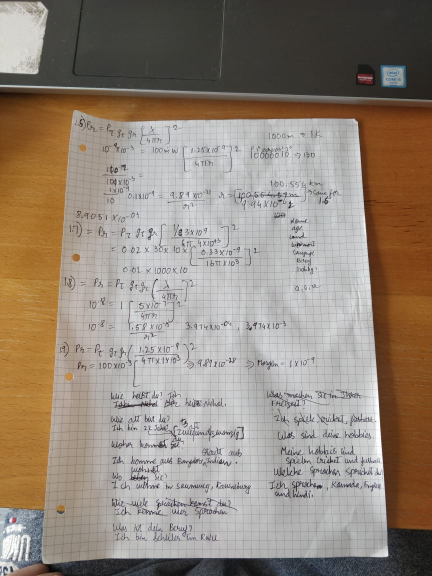
#> input picture Picture.jpeg, 864 x 1152 px, found by its file name (shown at 1/2 size)
$ jupyter execute Scanner.ipynb
#> lines starting #> are read from the running program, lines starting #| are printed output that depends on the picture; after the words box and inside, x2 and y2 are one past the last pixel; in counts of white or black regions, pixels touching at a corner belong together
[cell 1]
import numpy as np
import imutils
import cv2
from skimage.filters import threshold_local
import matplotlib.pyplot as plt
plt.rcParams['figure.figsize'] = [16,10]

[cell 2]
# load the image and compute the ratio of the old height
# to the new height, clone it, and resize it

image = cv2.imread('Picture.jpeg')
#> image is the input picture: shape (1152, 864, 3); mean B, G, R 122.4, 134.6, 147
ratio = image.shape[0] / 500.0
#> ratio = 2.3
orig = image.copy()
image = imutils.resize(image, height=500)
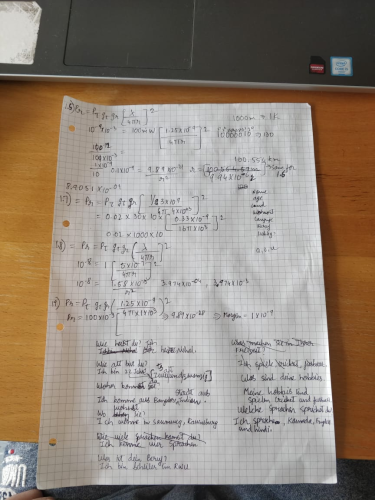
#> image: shape (500, 375, 3); mean B, G, R 122.4, 134.6, 147

[cell 3]
plt.imshow(orig)

[cell 4]
# convert the image to grayscale, blur it, and find edges
# in the image

gray = cv2.cvtColor(image, cv2.COLOR_BGR2GRAY)
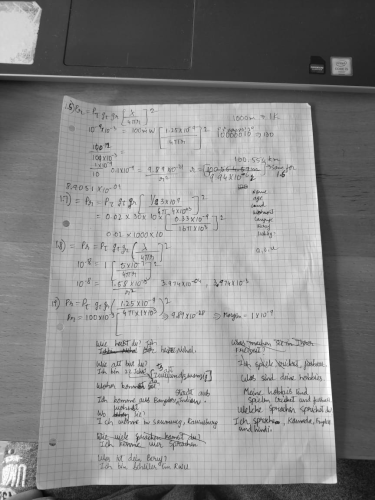
#> gray: shape (500, 375); min 7, max 254, mean 136.9
gary = cv2.GaussianBlur(gray, (5,5), 0)
edged = cv2.Canny(gray, 75, 200) # minVal, maxVal
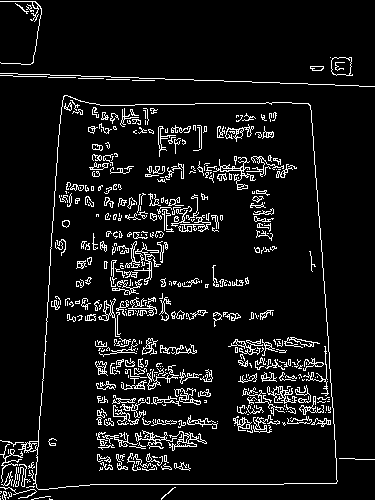
#> edged: shape (500, 375); 7.8% white in thin lines or dots

[cell 5]
dispImage = cv2.cvtColor(edged.copy(), cv2.COLOR_GRAY2RGB)
#> dispImage: shape (500, 375, 3); 7.8% white in thin lines or dots
plt.imshow(dispImage)

[cell 6]
# find the contours in the edged image, keeping only the
# largest five, and initialize the screen contour
contours = cv2.findContours(edged.copy(), cv2.RETR_LIST, cv2.CHAIN_APPROX_SIMPLE)
#> contours = 836 contours, 699 with area under 20; largest, box (x1, y1, x2, y2) and area: (18, 95, 338, 490) 105474, (35, 95, 338, 490) 105333, (331, 57, 353, 76) 322, (331, 57, 352, 76) 315, (168, 431, 207, 451) 184
contours = imutils.grab_contours(contours)
contours = sorted(contours, key = cv2.contourArea, reverse = True)[:5]
#> contours = 5 contours; box (x1, y1, x2, y2) and area: (18, 95, 338, 490) 105474, (35, 95, 338, 490) 105333, (331, 57, 353, 76) 322, (331, 57, 352, 76) 315, (168, 431, 207, 451) 184

for c in contours:
    perimeter = cv2.arcLength(c, True) # (curve, closed = True/False)
    approx = cv2.approxPolyDP(c, 0.02 * perimeter, True)

    # if our approximated contour has four points
    if len(approx) == 4:
        screenContour = approx
        break
#> this loop made 1 pass
#> (perimeter, screenContour) on pass 1: (1463.2, [[64, 95], [33, 484], [336, 483], [310, 105]])

[cell 7]
cv2.drawContours(image, [screenContour], -1, (255,0,0), 3 ) # -1 => draw all contours, (color), thickness
dispImage = cv2.cvtColor(image.copy(), cv2.COLOR_BGR2RGB)
print(screenContour)
#| [[[ 64  95]]
#|  [[ 33 484]]
#|  [[336 483]]
#|  [[310 105]]]
plt.subplot(1, 2, 1)
plt.imshow(dispImage)

cv2.drawContours(image, screenContour, -1, (0,255,0), 8 ) # -1 => draw all contours, (color), thickness
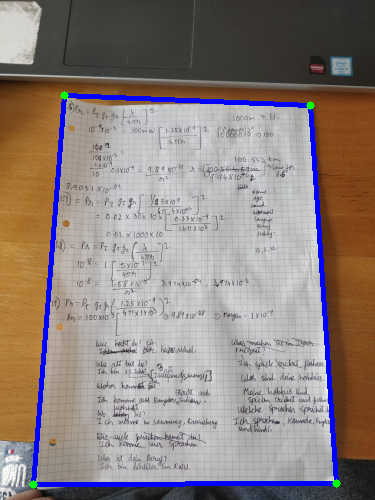
#> image: shape (500, 375, 3); mean B, G, R 126.8, 130, 141.5
corners = cv2.cvtColor(image.copy(), cv2.COLOR_BGR2RGB)
plt.subplot(1, 2, 2)
plt.imshow(corners)

[cell 8]
def order_points(pts):
    rect = np.zeros((4, 2), dtype = "float32")

    # the top-left point will have the smallest sum, whereas the bottom-right point will have the largest sum
    s = pts.sum(axis = 1)
#> s = [366.3, 1191.2, 1887, 956.2]
    rect[0] = pts[np.argmin(s)]
    rect[2] = pts[np.argmax(s)]

    # the top-right point will have the smallest difference, whereas the bottom-left will have the largest
    # difference
    diff = np.diff(pts, axis = 1)
#> diff = [71.42, 1039.1, 338.7, -472.3]
    rect[1] = pts[np.argmin(diff)]
    rect[3] = pts[np.argmax(diff)]

    return rect

[cell 9]
def four_point_transform(image, pts):
    # obtain a consistent order of the points and unpack them individually
    rect = order_points(pts)
#> rect = [[147.5, 218.9], [714.2, 241.9], [774.1, 1112.8], [76.03, 1115.1]]

    (tl, tr, br, bl) = rect
#> tl = [147.5, 218.9]; tr = [714.2, 241.9]; br = [774.1, 1112.8]; bl = [76.03, 1115.1]

    # compute the width of the new image, which will be the maximum distance between bottom-right and bottom-left
    # x-coordiates or the top-right and top-left x-coordinates
    widthA = np.sqrt(((br[0] - bl[0]) ** 2) + ((br[1] - bl[1]) ** 2))
#> widthA = 698.1
    widthB = np.sqrt(((tr[0] - tl[0]) ** 2) + ((tr[1] - tl[1]) ** 2))
#> widthB = 567.3
    maxWidth = max(int(widthA), int(widthB))
#> maxWidth = 698

    # compute the height of the new image, which will be the maximum distance between the top-right and bottom-right
    # y-coordinates or the top-left and bottom-left y-coordinates
    heightA = np.sqrt(((tr[0] - br[0]) ** 2) + ((tr[1] - br[1]) ** 2))
#> heightA = 873
    heightB = np.sqrt(((tl[0] - bl[0]) ** 2) + ((tl[1] - bl[1]) ** 2))
#> heightB = 899.1
    maxHeight = max(int(heightA), int(heightB))
#> maxHeight = 899

    destinationPoints = np.array([
        [0, 0],
        [maxWidth - 1, 0],
        [maxWidth - 1, maxHeight - 1],
        [0, maxHeight - 1]
    ], dtype = "float32")
#> destinationPoints = [[0, 0], [697, 0], [697, 898], [0, 898]]

    # compute the perspective transform matrix and then apply it
    mapped = cv2.getPerspectiveTransform(rect, destinationPoints)
#> mapped = [[1.25, 0.0997, -206.3], [-0.0527, 1.3, -275.8], [-6.25e-05, 0.000271, 1]]
    warped = cv2.warpPerspective(image, mapped, (maxWidth, maxHeight))
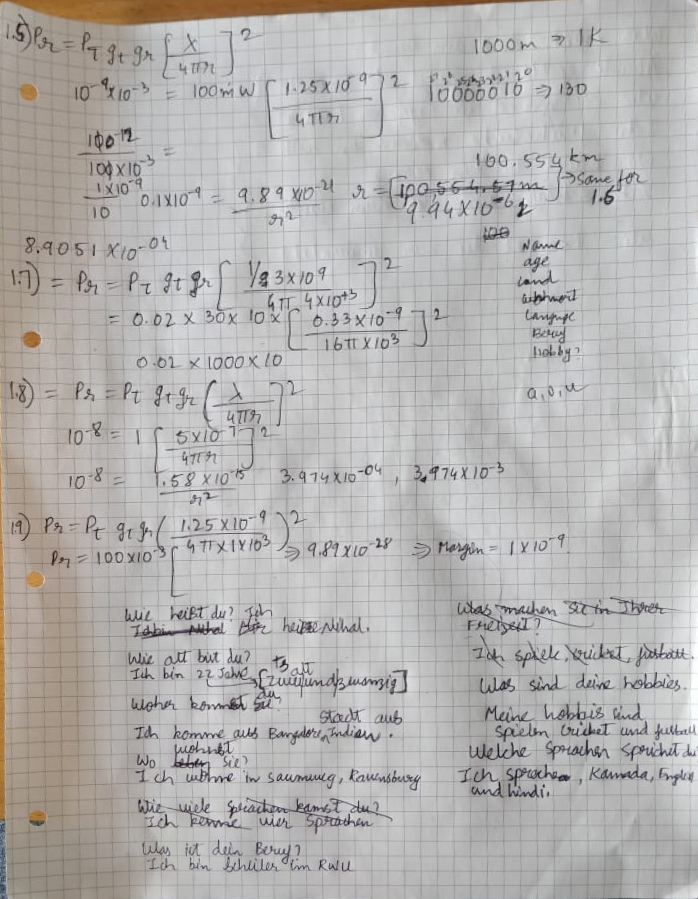
#> warped: shape (899, 698, 3); mean B, G, R 176.4, 177.9, 179.9
    plt.imshow(warped)
    return warped

[cell 10]
# apply the four point transform to obtain a top-down view of the original image
warped = four_point_transform(orig, screenContour.reshape(4, 2) * ratio)

# convert the warped image to grayscale, then threshold it to give it that 'black and white' paper effect
warped = cv2.cvtColor(warped, cv2.COLOR_BGR2GRAY)
#> warped: shape (899, 698)
T = threshold_local(warped, 11, offset = 10, method = "gaussian")
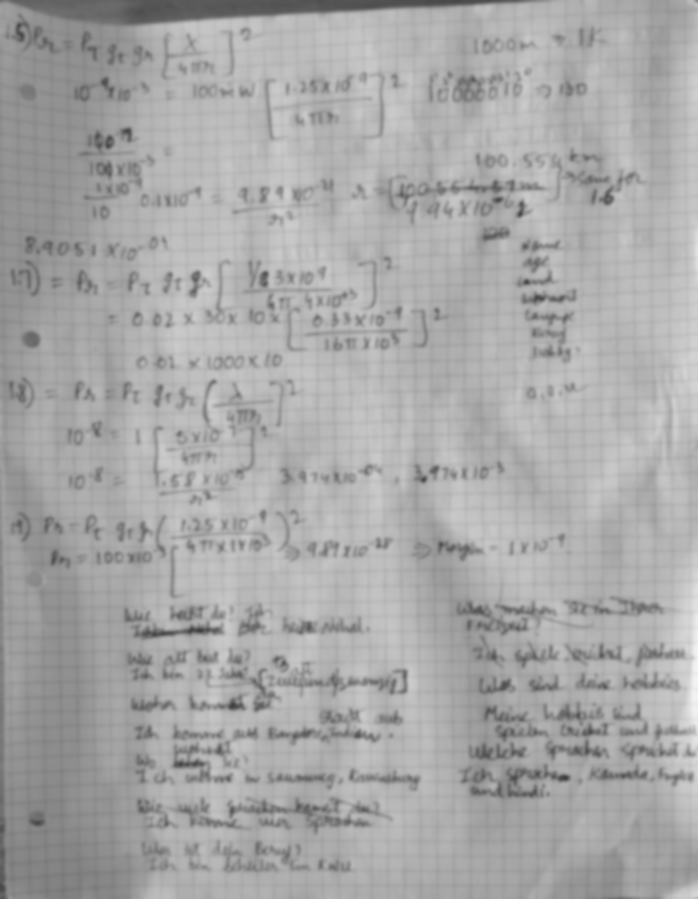
#> T: shape (899, 698) float64; min 61.61, max 244.1, mean 168.3
warped = (warped > T).astype("uint8") * 255
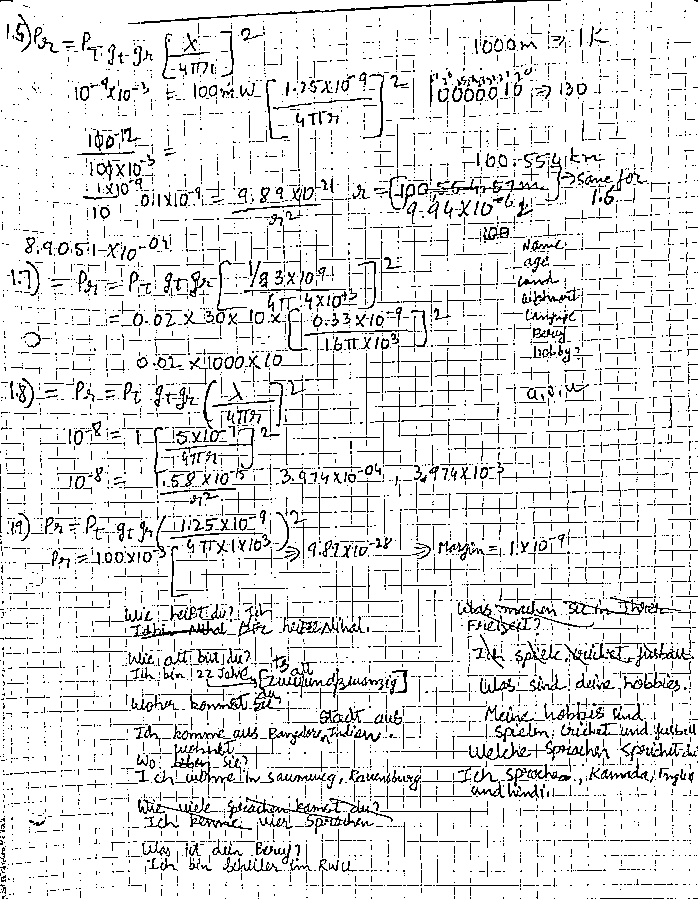
#> warped: shape (899, 698); 89.5% white; black in thin lines or dots

[cell 11]
origImage = imutils.resize(orig, height = 650)
dispImage = imutils.resize(warped, height = 650)
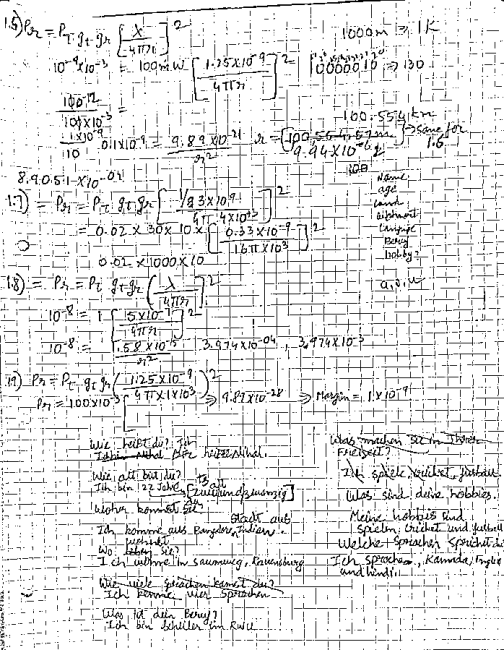
#> dispImage: shape (650, 504); min 0, max 255, mean 228.1
dispImage = cv2.cvtColor(dispImage, cv2.COLOR_GRAY2RGB)
#> dispImage: shape (650, 504, 3)
origImage = cv2.cvtColor(origImage, cv2.COLOR_BGR2RGB)
plt.subplot(1, 2, 1)
plt.imshow(origImage)
plt.subplot(1, 2, 2)
plt.imshow(dispImage)
plt.show()
